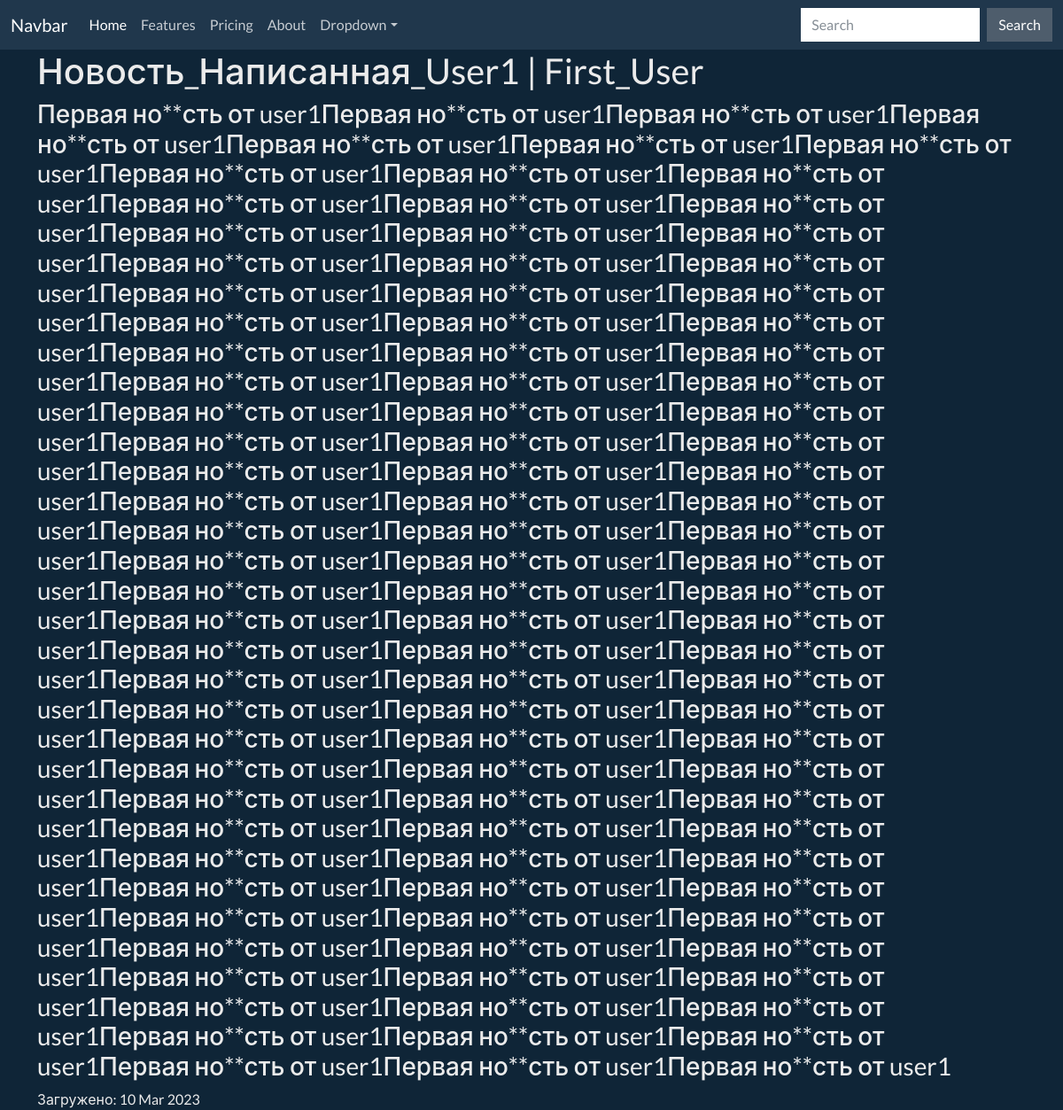
The page /news/2 on the database its author committed.
### news/models.py (models this page shows, shortened)
class Post(models.Model):
    article = 'A'
    news = 'N'
    TYPE = [
        (article, 'Статья'),
        (news, 'Новость')
    ]
    author = models.ForeignKey(Author, on_delete=models.CASCADE)
    post_type = models.CharField(max_length=1, choices=TYPE, default=article)
    created = models.DateTimeField(auto_now_add=True)
    cathegory = models.ManyToManyField(Cathegory, through='PostCathegory')
    title = models.CharField(max_length=255)
    content = models.TextField()
    rating = models.IntegerField(default=0)
    def __str__(self):
        return f'{self.title} | {self.author}'

class Author(models.Model):
    rating = models.IntegerField(default=0)
    user = models.OneToOneField(User, on_delete=models.CASCADE)
    def __str__(self):
        return f'{self.user}'

### news/views.py (the view)
# urls.py: path('news/<int:pk>', NewsDetail.as_view(), name='news'),
class NewsDetail(DetailView):
    model = Post
    template_name = 'news.html'
    context_object_name = 'news'

### news/templatetags/custom_filters.py (called while the page is built)
@register.filter()
def censor(value):
    if isinstance(value, str):
        for word in CENSORED:
            if word in value:
                value = value.replace(word, word[:1] + '**')
    return value

### templates/news.html (shortened to what this page needs)
{% extends 'base.html' %}
{% load custom_filters %}
{% block content %}
<h1>{{ news|title }}</h1>
<h3>{{ news.content|censor }}</h3>
Загружено: {{news.created|date:'d M Y'}}
{% endblock content %}

### rows shown on the page
Post: title+author "Новость_Написанная_User1 | First_User", content|censor "Первая но**сть от user1Первая но**сть от user1Первая но**сть от user1Первая но**сть от user1Первая но**сть от user1Первая но**сть от user1Первая но**сть от user1Первая но**сть от user1Первая но**сть от user1Первая но**сть от user1Первая но**сть от user1Первая но**сть от user1Первая но**сть от user1Первая но**сть от user1Первая но**сть от user1Первая но**сть от user1Первая но**сть от user1Первая но**сть от user1Первая но**сть от user1Первая но**сть от user1Первая но**сть от user1Первая но**сть от user1Первая но**сть от user1Первая но**сть от user1Первая но**сть от user1Первая но**сть от user1Первая но**сть от user1Первая но**сть от user1Первая но**сть от user1Первая но**сть от user1Первая…", created "10 Mar 2023"
